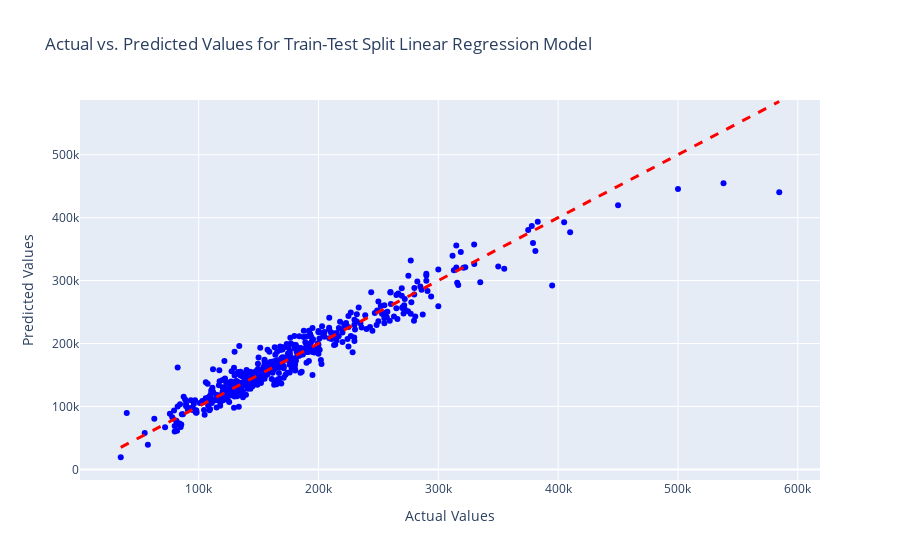
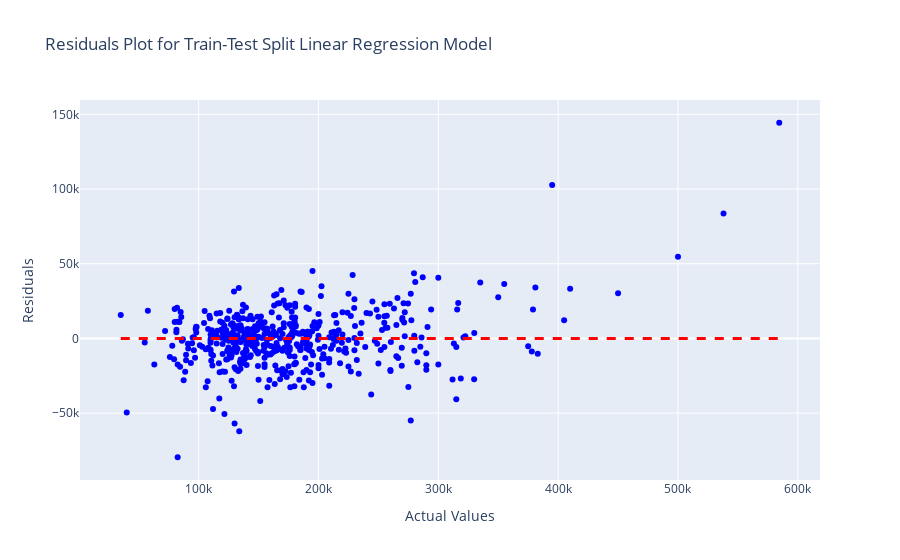

Source (notebook cell) for these figures, in order:
### Markdown cell above
I was originally using the full dataset to train my model and test it on the same data. We will now look at how the results are from splitting the data.

### Code cell
X_train, X_test, y_train, y_test = train_test_split(X, y, test_size=0.2, random_state=42)

# Initialize the linear regression model
model = LinearRegression()

# Train the model on the training data
model.fit(X_train, y_train)

# Make predictions on the test set
predictions = model.predict(X_test)

# Rsquared value
print("R Squared on the test set:", r2_score(y_test, predictions))


# Mean Squared Error (MSE) on the test set
mse = mean_squared_error(y_test, predictions)
print("Mean Squared Error (MSE) on the test set:", mse)

# Root Mean Squared Error (RMSE) on the test set
rmse = mean_squared_error(y_test, predictions, squared=False)
print("Root Mean Squared Error (RMSE) on the test set:", rmse)


# Create a scatter plot with Plotly
fig = go.Figure()

# Add a scatter plot for actual vs. predicted values on the test set
fig.add_trace(go.Scatter(x=y_test, y=predictions, mode='markers', marker=dict(color='blue'), 
                         name='Actual vs. Predicted'))
# Add a diagonal line for perfect predictions
fig.add_shape(type="line", x0=min(y_test), x1=max(y_test), y0=min(y_test), y1=max(y_test),
              line=dict(color="red", width=3, dash='dash'),
              name="Perfect Predictions")

# Update layout and axis labels
fig.update_layout(title="Actual vs. Predicted Values for Train-Test Split Linear Regression Model",
                  xaxis_title="Actual Values",
                  yaxis_title="Predicted Values")

# Show the plot
fig.show()

# Plotting residuals
residuals = y_test - predictions
fig2 = go.Figure()

# Add a scatter plot for actual values and residuals on the test set
fig2.add_trace(go.Scatter(x=y_test, y=residuals, mode='markers', marker=dict(color='blue'), 
                         name='Residuals'))

# Add a horizontal line at y=0 for reference
fig2.add_shape(type="line", x0=min(y_test), x1=max(y_test), y0=0, y1=0,
              line=dict(color="red", width=3, dash='dash'),
              name="Zero Residuals Line")

fig2.update_layout(title="Residuals Plot for Train-Test Split Linear Regression Model",
                  xaxis_title="Actual Values",
                  yaxis_title="Residuals")

fig2.show()

print('\n')

### Figure 1 — Plotly figure (JSON) as saved in the notebook; plotly's stock layout.template omitted (floating-point values rounded to 4 significant figures; data arrays with more than 128 entries replaced by an {"elided": "..."} marker saying what was removed)
{"data": [{"marker": {"color": "blue"}, "mode": "markers", "name": "Actual vs. Predicted", "type": "scatter", "x": {"elided": "515 int values"}, "y": {"elided": "515 float values"}}], "layout": {"autosize": true, "shapes": [{"line": {"color": "red", "dash": "dash", "width": 3}, "name": "Perfect Predictions", "type": "line", "x0": 35000, "x1": 584500, "y0": 35000, "y1": 584500}], "title": {"text": "Actual vs. Predicted Values for Train-Test Split Linear Regression Model"}, "xaxis": {"autorange": true, "range": [1904.0, 617600.0], "title": {"text": "Actual Values"}, "type": "linear"}, "yaxis": {"autorange": true, "range": [-24190.0, 589600.0], "title": {"text": "Predicted Values"}, "type": "linear"}}}

### Figure 2 — Plotly figure (JSON) as saved in the notebook; plotly's stock layout.template omitted (floating-point values rounded to 4 significant figures; data arrays with more than 128 entries replaced by an {"elided": "..."} marker saying what was removed)
{"data": [{"marker": {"color": "blue"}, "mode": "markers", "name": "Residuals", "type": "scatter", "x": {"elided": "515 int values"}, "y": {"elided": "515 float values"}}], "layout": {"autosize": true, "shapes": [{"line": {"color": "red", "dash": "dash", "width": 3}, "name": "Zero Residuals Line", "type": "line", "x0": 35000, "x1": 584500, "y0": 0, "y1": 0}], "title": {"text": "Residuals Plot for Train-Test Split Linear Regression Model"}, "xaxis": {"autorange": true, "range": [1904.0, 617600.0], "title": {"text": "Actual Values"}, "type": "linear"}, "yaxis": {"autorange": true, "range": [-98030.0, 162800.0], "title": {"text": "Residuals"}, "type": "linear"}}}
